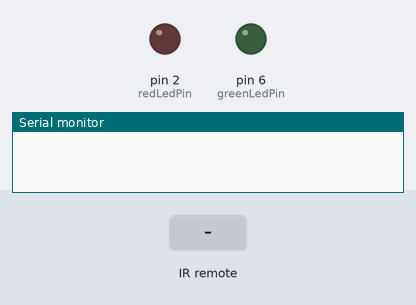
Recording of a sketch running on a simulated Arduino Uno, built with avr-gcc and run on an emulated ATmega328P. On the bench: output pins drawn as LEDs (lit = HIGH), the last lines printed to the serial monitor. The inputs (shaded band) are chosen by the test bench.

Above: at 1.2 s.
1.3 s: infrared code 0xFF30CF received
At 1.6 s:
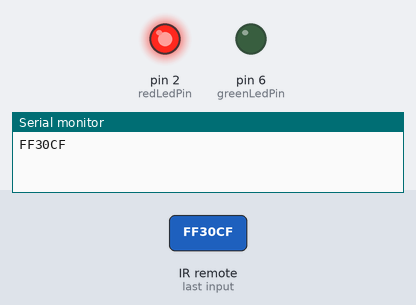
2.8 s: infrared code 0xFF30CF received
At 4.0 s:
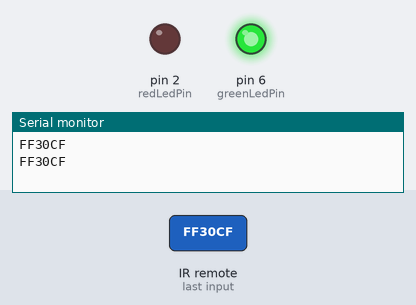
Timing chart, 0 to 5.8 s (numbered marks = the images above; inputs shaded):
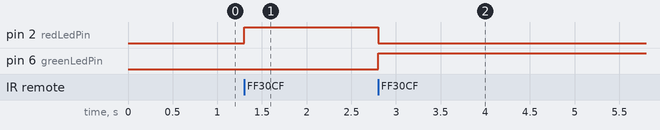

The sketch:

07_03_IRemote_LED_oneButton.ino
```cpp
#include <IRremote.h>   // 导入红外库

const int RECV_PIN = 12;  // 定义红外模块连接引脚D12
const int redLedPin = 2;     // 红色LED灯连接D2引脚
const int greenLedPin = 6;   // 绿色LED灯连接D6引脚
int flag = 4; // 定义状态变量

IRrecv irrecv(RECV_PIN);  // 定义红外类库对象实例
decode_results results;  // 定位红外接收解码对象实例

void setup()
{
  Serial.begin(9600);   // 设置窗口波特率
  irrecv.enableIRIn(); // 启动红外接收
  pinMode(redLedPin, OUTPUT);   // 设置D2引脚为输出
  pinMode(greenLedPin, OUTPUT);  // 设置D6引脚为输出
}

void loop() {
  if (irrecv.decode(&results)) {   // 接收红外数据，并将解码结果保存到results
    Serial.println(results.value, HEX);  // 将解码结果输出到串口监视器
    if (results.value == 0xFF30CF)
      flag++;
    flag = ( flag > 4) ? 1 : flag;
    irrecv.resume(); // 清空缓存，接收下一个红外数据
  }
  switch (flag) {      // 根据按键值进行判断
    case 1 :             // 如果按下1键
      digitalWrite(redLedPin, HIGH);   // 红色LED灯亮
      digitalWrite(greenLedPin, LOW);  // 绿色LED灯熄灭
      break;
    case 2:
      digitalWrite(redLedPin, LOW);    // 红色LED灯熄灭
      digitalWrite(greenLedPin, HIGH); // 绿色LED灯亮
      break;
    case 3:
      digitalWrite(redLedPin, HIGH);    // 红色LED灯亮
      digitalWrite(greenLedPin, HIGH);  // 绿色LED灯亮
      break;
    case 4:
      digitalWrite(redLedPin, LOW);    // 红色LED灯熄灭
      digitalWrite(greenLedPin, LOW);  // 绿色LED灯熄灭
      break;
  }
}
```

Measured:
- after the input at 1.3 s, pin 2 (redLedPin): LOW → HIGH at once
- after the input at 2.8 s, pin 2 (redLedPin): HIGH → LOW at once; pin 6 (greenLedPin): LOW → HIGH at once
